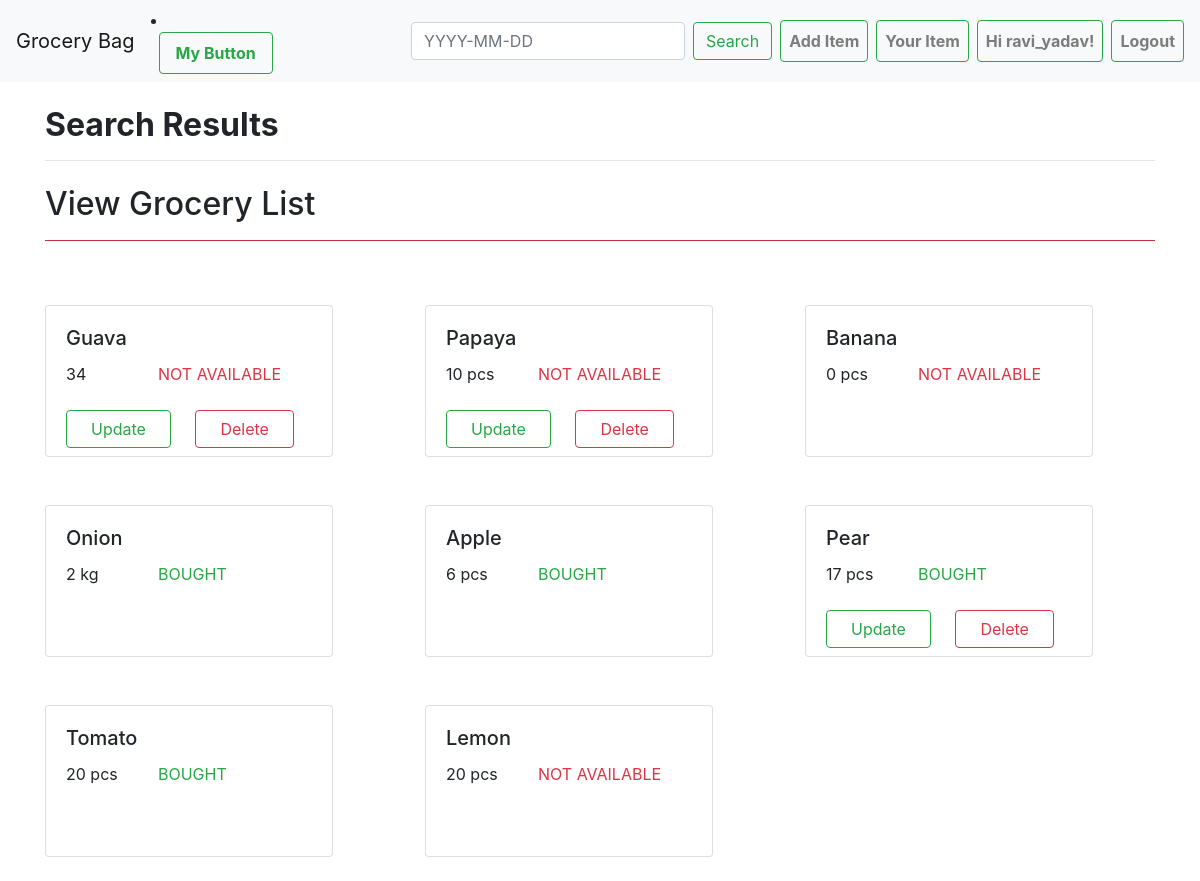
Screenshot of /search (signed in) with the database file from the repository.
### store/models.py (models this page shows, shortened)
class Item(models.Model):
    status_choices = (
        ('BOUGHT',"BOUGHT"),
        ('NOT AVAILABLE','NOT AVAILABLE'),
        ('PENDING','PENDING'),
    )
    user = models.ForeignKey(User, on_delete = models.CASCADE, null=True, blank=True)
    name = models.CharField(max_length=25)
    quantity = models.CharField(max_length=10)
    status = models.CharField(choices = status_choices, max_length =15)
    date = models.DateField(default='YYYY-MM-DD')

### store/views.py (the view, shortened to what this page needs)
# urls.py: path('search',views.searchView),
def searchView(request):
    si = request.GET.get('si')
    if si == None:
        si = ""
        data = Item.objects.all()
        context = {'data':data,"si":si}
        return render(request, 'store/search.html', context)

### store/templates/store/search.html (shortened to what this page needs)
{% extends 'store/base.html' %}
{% load crispy_forms_tags %}
{% block content %}
<div class="container my-4">
    <h2><b>Search Results</b></h2>
    <hr>
    {% if data|length < 1 %}
    <p><b>No search results found</b></p>
    <p>Your Search -<b>{{si|truncatechars:1003}}</b> did not match any documents please put date in proper format ('YYYY-MM-DD') </p>
    suggestion:<br>
    <ul style="margin-left:1.3em;margin-bottom:2em">
        <li>Make sure that all words are spelled correctly.</li>
        <li>Try different keywords.</li>
        <li>Try more general keywords.</li>
        <li>Try fewer keywords.</li>
    </ul>
    {% else %}
    </div>
    <div class="container my-4">
    <div>
        <h2>View Grocery List</h2>
        <hr class="bg-danger">
    </div>
    <div class="row">
        {% for item in data %}
        <div class="col-md-4 mt-5">
            <div class="card" style="width: 18rem;">
                <div class="card-body" style="height: 150px;">
                    <h5 class="card-title">{{item.name}}</h5>
                    <div class="row">
                        <div class="col-4 mr-auto">{{item.quantity}}</div>
                        <div class="col-8">
                            {% if item.status == 'NOT AVAILABLE' %}
                            <span class="card-text text-justify text-danger">{{item.status}}</span>
                            {% elif item.status == 'BOUGHT' %}
                            <span class="card-text text-justify text-success">{{item.status}}</span>
                            {% else %}
                            <span class="card-text text-justify text-primary">{{item.status}}</span>
                            {% endif %}
                        </div>
                    </div>
                    {% if item.user == request.user %}
                    <a href="/updateitem/{{item.id}}" class="card-link btn btn-outline-success px-4 mt-4">Update</a>
                    <a href="/deleteitem/{{item.id}}" class="card-link btn btn-outline-danger px-4 mt-4">Delete</a>
                    {% else %}
                    {% comment %} <a href="" class="card-link btn btn-outline-success px-4 mt-4">Update</a>
                    <a href="" class="card-link btn btn-outline-danger px-4 mt-4">Delete</a> {% endcomment %}
                    {% endif %}
                </div>
            </div>
        </div>
        {% endfor %}
    {% endif %}
    </div>
</div>
{% endblock content %}

### store/templates/store/base.html (shortened to what this page needs)
<!doctype html>
<html lang="en">
<head>
    <link rel="stylesheet" href="https://maxcdn.bootstrapcdn.com/bootstrap/4.0.0/css/bootstrap.min.css"
>
</head>
<body>
    <nav class="navbar navbar-expand-lg navbar-light bg-light">
        <a class="navbar-brand" href="/">Grocery Bag</a>
         <li class="nav-item">
                    <button class="nav-link btn btn-outline-success ml-2" onclick = "alert(document.title);" href=""><b>My Button</b></button>
        </li>
        <div class="collapse navbar-collapse" id="navbarSupportedContent">
            <ul class="navbar-nav ml-auto">
                {% if request.user.is_authenticated %}
                <form class="form-inline my-2 my-lg-0" action="/search">
                    <input name="si" class="form-control mr-sm-2" type="search"
                        aria-label="Search" placeholder={% if si %}"{{si}}"{% else %}"YYYY-MM-DD"{% endif %}>
                    <button class="btn btn-outline-success my-2 my-sm-0" type="submit">Search</button>
                </form>
                <li class="nav-item">
                    <a class="nav-link btn btn-outline-success ml-2" href="/createitem"><b>Add Item</b></a>
                </li>
                <li class="nav-item">
                    <a class="nav-link btn btn-outline-success ml-2" href="/youritem"><b>Your Item</b></a>
                </li>
                <li class="nav-item">
                    <a class="nav-link btn btn-outline-success ml-2" href=""><b>Hi {{request.user}}!</b></a>
                </li>
                <li class="nav-item ">
                    <a class="nav-link btn btn-outline-success ml-2" href="/logout"><b>Logout</b></a>
                </li>
                {% endif %}
            </ul>
        </div>
    </nav>
    {% block content %}
    {% endblock content %}
</body>
</html>

### rows the page displays
Item: name "Guava", quantity "34", status "NOT AVAILABLE"
Item: name "Papaya", quantity "10 pcs", status "NOT AVAILABLE"
Item: name "Banana", quantity "0 pcs", status "NOT AVAILABLE"
Item: name "Onion", quantity "2 kg", status "BOUGHT"
Item: name "Apple", quantity "6 pcs", status "BOUGHT"
Item: name "Pear", quantity "17 pcs", status "BOUGHT"
Item: name "Tomato", quantity "20 pcs", status "BOUGHT"
Item: name "Lemon", quantity "20 pcs", status "NOT AVAILABLE"

### other values shown
{{ request.user }} "ravi_yadav"
